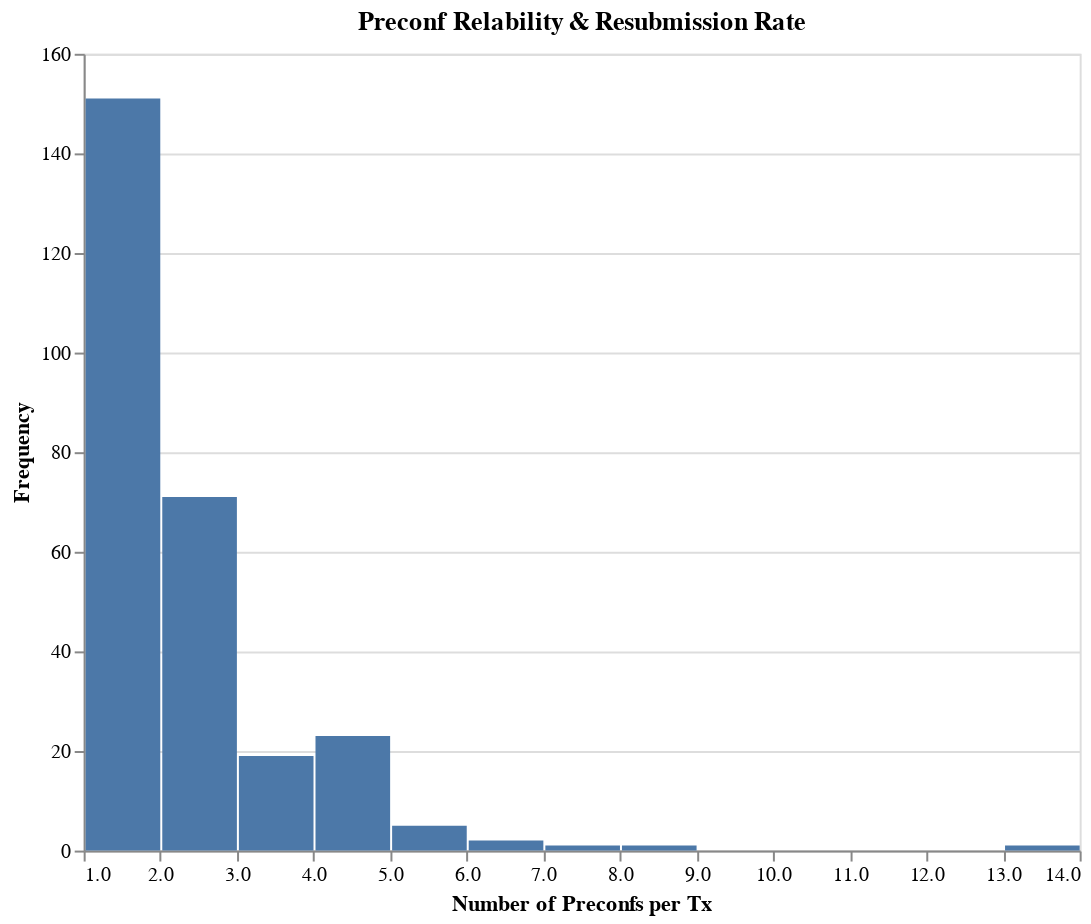

Notebook code for this chart:
### Code cell
# preconf reliability chart
alt.Chart(time_groupby_df.filter(pl.col('min_mempool_time').is_not_null())
).mark_bar().encode(
    alt.X("count:Q", bin=alt.Bin(maxbins=20), axis=alt.Axis(title='Number of Preconfs per Tx')),
    y=alt.Y('count()', axis=alt.Axis(title='Frequency')),
).properties(
    width=500,
    height=400,
    title='Preconf Relability & Resubmission Rate')

### Figure 1 — Vega specification as saved in the notebook (floating-point values rounded to 4 significant figures)
{"$schema": "https://vega.github.io/schema/vega/v5.json", "data": [{"name": "source_0", "values": [{"__count": 151, "bin_maxbins_20_count": 1.0, "bin_maxbins_20_count_end": 2.0}, {"__count": 71, "bin_maxbins_20_count": 2.0, "bin_maxbins_20_count_end": 3.0}, {"__count": 23, "bin_maxbins_20_count": 4.0, "bin_maxbins_20_count_end": 5.0}, {"__count": 19, "bin_maxbins_20_count": 3.0, "bin_maxbins_20_count_end": 4.0}, {"__count": 5, "bin_maxbins_20_count": 5.0, "bin_maxbins_20_count_end": 6.0}, {"__count": 2, "bin_maxbins_20_count": 6.0, "bin_maxbins_20_count_end": 7.0}, {"__count": 1, "bin_maxbins_20_count": 8.0, "bin_maxbins_20_count_end": 9.0}, {"__count": 1, "bin_maxbins_20_count": 7.0, "bin_maxbins_20_count_end": 8.0}, {"__count": 1, "bin_maxbins_20_count": 13.0, "bin_maxbins_20_count_end": 14.0}]}, {"name": "source_0_y_domain___count", "values": [{"min": 1, "max": 151}]}], "signals": [{"name": "bin_maxbins_20_count_bins", "value": {"fields": ["count"], "fname": "bin_count", "start": 1.0, "step": 1.0, "stop": 14.0}}], "marks": [{"type": "rect", "name": "marks", "from": {"data": "source_0"}, "encode": {"update": {"x2": {"field": "bin_maxbins_20_count", "scale": "x", "offset": {"signal": "0.5 + (abs(scale(\"x\", datum[\"bin_maxbins_20_count_end\"]) - scale(\"x\", datum[\"bin_maxbins_20_count\"])) < 0.25 ? -0.5 * (0.25 - (abs(scale(\"x\", datum[\"bin_maxbins_20_count_end\"]) - scale(\"x\", datum[\"bin_maxbins_20_count\"])))) : 0.5)"}}, "y2": {"value": 0, "scale": "y"}, "fill": {"value": "#4c78a8"}, "x": {"field": "bin_maxbins_20_count_end", "scale": "x", "offset": {"signal": "0.5 + (abs(scale(\"x\", datum[\"bin_maxbins_20_count_end\"]) - scale(\"x\", datum[\"bin_maxbins_20_count\"])) < 0.25 ? 0.5 * (0.25 - (abs(scale(\"x\", datum[\"bin_maxbins_20_count_end\"]) - scale(\"x\", datum[\"bin_maxbins_20_count\"])))) : -0.5)"}}, "y": {"field": "__count", "scale": "y"}}}, "style": ["bar"]}], "scales": [{"name": "x", "type": "linear", "domain": {"signal": "[bin_maxbins_20_count_bins.start, bin_maxbins_20_count_bins.stop]"}, "range": [0, {"signal": "width"}], "bins": {"signal": "bin_maxbins_20_count_bins"}, "zero": false}, {"name": "y", "type": "linear", "domain": [{"signal": "(data(\"source_0_y_domain___count\")[0] || {}).min"}, {"signal": "(data(\"source_0_y_domain___count\")[0] || {}).max"}], "range": [{"signal": "height"}, 0], "nice": true, "zero": true}], "axes": [{"scale": "y", "labels": false, "grid": true, "tickCount": {"signal": "ceil(height/40)"}, "domain": false, "ticks": false, "aria": false, "orient": "left", "maxExtent": 0, "zindex": 0, "gridScale": "x", "minExtent": 0}, {"scale": "x", "orient": "bottom", "grid": false, "title": "Number of Preconfs per Tx", "tickCount": {"signal": "ceil(width/10)"}, "zindex": 0, "labelFlush": true, "labelOverlap": true}, {"scale": "y", "zindex": 0, "grid": false, "orient": "left", "labelOverlap": true, "tickCount": {"signal": "ceil(height/40)"}, "title": "Frequency"}], "title": {"text": "Preconf Relability & Resubmission Rate", "frame": "group"}, "width": 500, "padding": 5, "height": 400, "background": "white", "style": "cell"}
